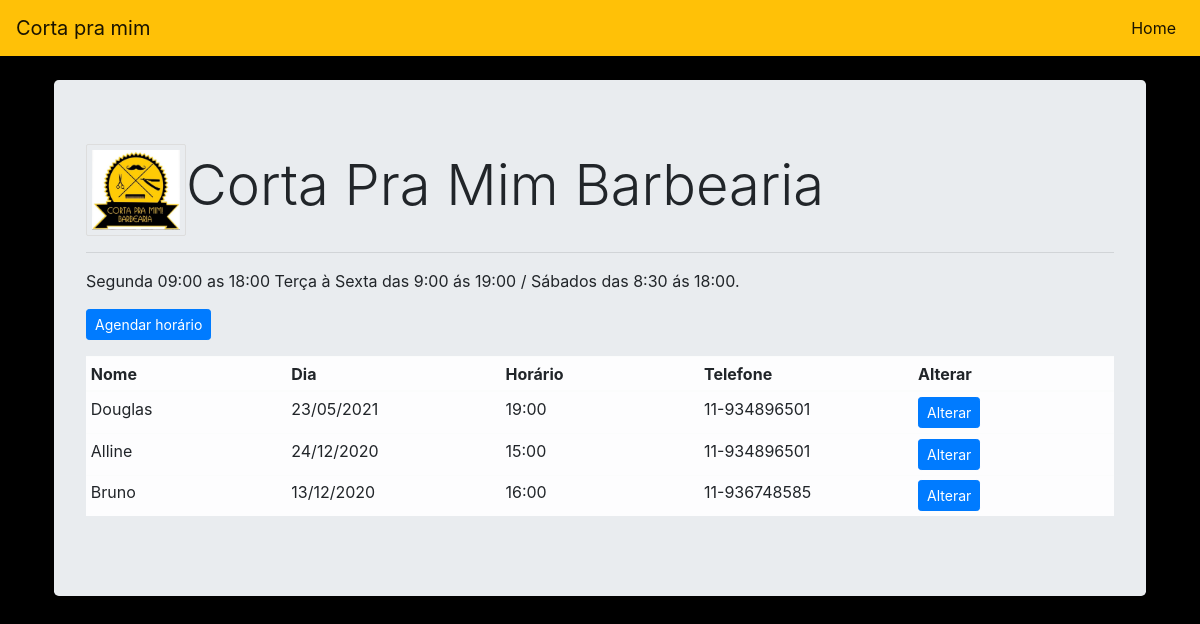
Before: / with the older database file.
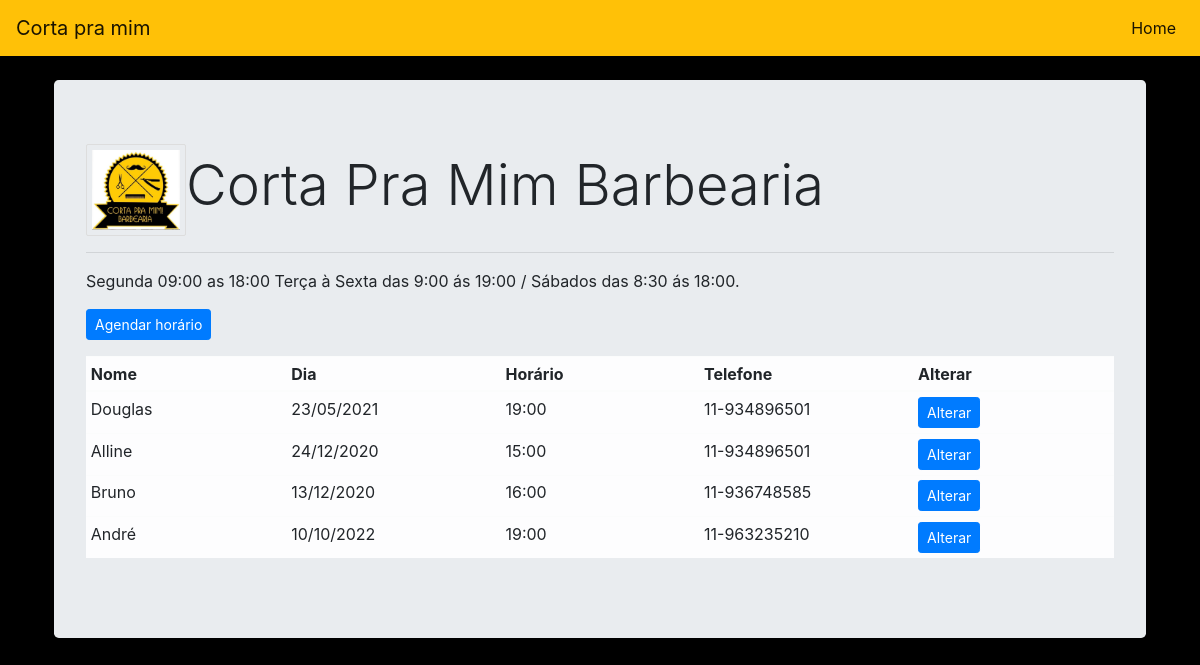
After: the same page with the newer database file.
### barbearia/models.py (models this page shows)
class Carros(models.Model):
    modelo = models.CharField(max_length=150)
    marca = models.CharField(max_length=150)
    ano = models.CharField(max_length=20)
    valor = models.CharField(max_length=20)

### barbearia/views.py (the view)
# urls.py: path('', home, name='home'),
def home(request):
    data = {}
    data['db'] = Carros.objects.all()
    return render (request, 'index.html', data)

### barbearia/templates/index.html (shortened to what this page needs)
<!DOCTYPE html>
<html lang="pt-br">
<head>
    <link rel="stylesheet" href="https://cdn.jsdelivr.net/npm/bootstrap@4.5.3/dist/css/bootstrap.min.css">
</head>
<body>
  <nav class="navbar navbar-expand-lg navbar-light bg-warning">
        <a class="navbar-brand" href="/">Corta pra mim</a>
        <div class="collapse navbar-collapse" id="navbarNav">
          <ul class="navbar-nav ml-auto">
            <li class="nav-item active">
                <a class="nav-link" href="/">Home</a>
            </li>
          </ul>
        </div>
      </nav>
  <div class="container p-4">
    <div class="jumbotron">
    <h1 class="display-4"><img class="img" src="static/barbearia/Cortapramim.PNG" alt="Corta pra mim">Corta Pra Mim Barbearia</h1>
    <hr>
    <p>Segunda 09:00 as 18:00 Terça à Sexta das 9:00 ás 19:00 / Sábados das 8:30 ás 18:00.</p>
    <p><a class="btn btn-primary btn-sm" href="/form" role="button">Agendar horário</a></p>
    <table class="table table-sm table-light">
      <thead>
        <tr>
          <th scope="col">Nome</th>
          <th scope="col">Dia</th>
          <th scope="col">Horário</th>
          <th scope="col">Telefone</th>
          <th scope="col">Alterar</th>
        </tr>
      </thead>
      <tbody>
      {% for dbs in db %}
        <tr>
          <td>{{dbs.modelo}}</td>
          <td>{{dbs.marca}}</td>
          <td>{{dbs.ano}}</td>
          <td>{{dbs.valor}}</td>
          <td><a href="/view/{{dbs.id}}/" class="btn btn-primary btn-sm">Alterar</a></td>
        </tr>
        {% endfor %}
      </tbody>
    </table>
  </div>
</div>
</body>
</html>

### barbearia/templates/index.html (style rules this page uses)
body { background-color: #000000; }
.img { border: 1px solid #ddd; border-radius: 2px; padding: 5px; width: 100px; }
a { text-decoration: none; color: black; }
td { width:350px; padding: 5px; }

Changed rows visible on the page:
added Carros: modelo "André", marca "10/10/2022", ano "19:00", valor "11-963235210"
